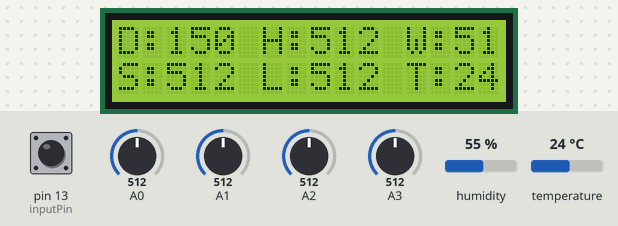
This sketch was run on a simulated Arduino Mega 2560, built with avr-gcc and run on an emulated ATmega2560. Shown: 16×2 character LCD. The test bench sets the inputs (shaded band); at power-on: temperature 24 °C, A0 = 512, A1 = 512, A2 = 512, A3 = 512, pin 13 (inputPin) HIGH, humidity 55 %.

Above: at 1.6 s.
1.7 s: temperature set to 12 °C
At 3.5 s:
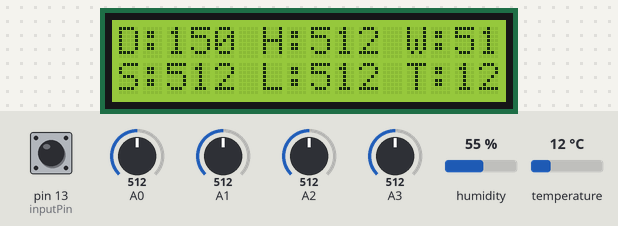
4.0 s: A0 set to 716
At 4.6 s:
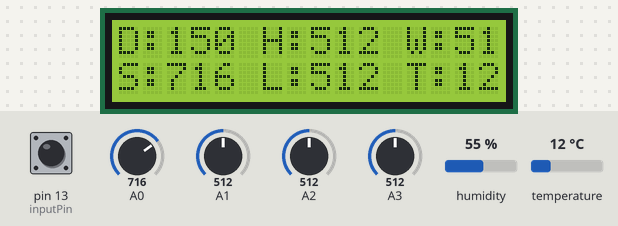
5.5 s: A1 set to 716
At 7.2 s:
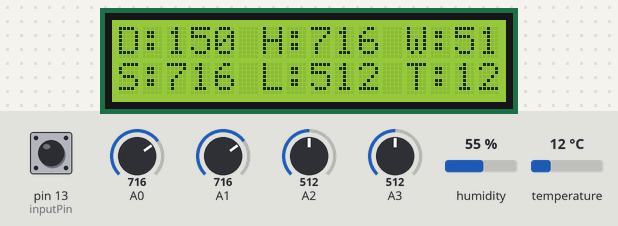
7.5 s: A2 set to 716
At 8.8 s:
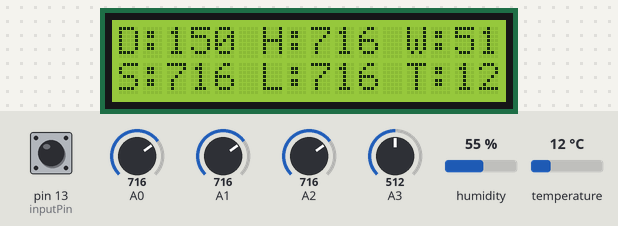
9.5 s: A3 set to 716
At 10.3 s:
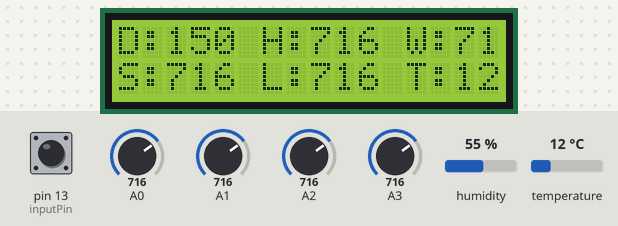
11.5 s: temperature set to 19 °C
At 13.5 s:
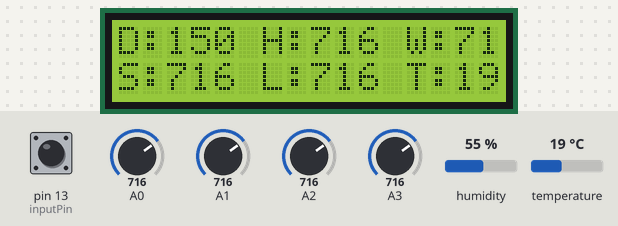
Timing chart, 0 to 15.0 s (numbered marks = the images above; inputs shaded):
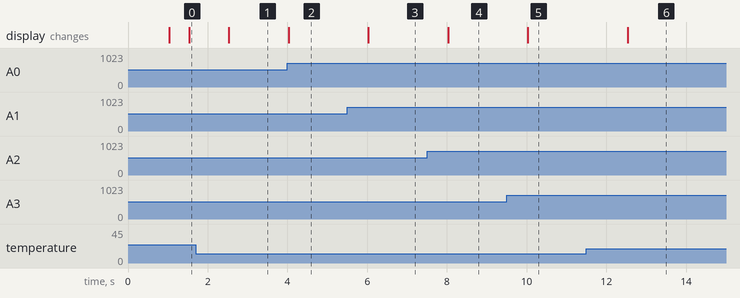

Measured:
- after the input at 1.7 s, the display: changes after 0.83 s (image 1)
- after the input at 4.0 s, the display: changes at once (image 2)
- after the input at 5.5 s, the display: changes after 0.53 s (image 3)
- after the input at 7.5 s, the display: changes after 0.53 s (image 4)
- after the input at 9.5 s, the display: changes after 0.53 s (image 5)
- after the input at 11.5 s, the display: changes after 1.0 s (image 6)

The sketch:

SmartGEMS.ino
```cpp
#include <dht11.h>
#include <LiquidCrystal.h>
#include <LedControl.h>
#include <binary.h>

DHT11 DHT(43);

const int rs = 25, en = 27, d4 = 29, d5 = 31, d6 = 33, d7 = 35;
// const int rs = 33, en = 31, d4 = 29, d5 = 27, d6 = 25, d7 = 23;
LiquidCrystal lcd(rs, en, d4, d5, d6, d7);
//5 4 43 41
const int light, water, soil, humidity, temperature;
int val = 0;
int inputPin = 13;               // Connect sensor to input pin 3
const int digitalOutPin1 = 41;
const int digitalOutPin2 = 7;
const int digitalOutPin3 = 9;
const int digitalOutPin4 = 8;
const int red = 2;
const int yellow = 3;
const int green = 4;
bool last_state = digitalRead(inputPin);
int state = 0;

LedControl lc=LedControl(10,12,11,1);

// delay time between faces
//unsigned long delaytime=1000;

byte he[1]= {B11111111};

void setup(){
  pinMode(inputPin, INPUT);     // declare pushbutton as input
  // Serial.println("DHT TEST PROGRAM ");
  // Serial.print("LIBRARY VERSION: ");
  // Serial.println();
  // Serial.println("Type,\tstatus,\tHumidity (%),\tTemperature (C)");
  lcd.begin(16, 2);
  Serial.begin(9600);

  lc.shutdown(0,false);
  // Set brightness to a medium value
  lc.setIntensity(0,1);
  // Clear the display
  lc.clearDisplay(0);
}

void drawFaces(){
  if (val == 0){
    lc.setRow(0,0,0);
    lc.setRow(0,1,0);
    lc.setRow(0,2,0);
    lc.setRow(0,3,0);
    lc.setRow(0,4,0);
    lc.setRow(0,5,0);
    lc.setRow(0,6,0);
    lc.setRow(0,7,0);
    //delay(delaytime);
  }
  else if (val == 1){
    lc.setRow(0,0,he[0]);
    lc.setRow(0,1,0);
    lc.setRow(0,2,0);
    lc.setRow(0,3,0);
    lc.setRow(0,4,0);
    lc.setRow(0,5,0);
    lc.setRow(0,6,0);
    lc.setRow(0,7,0);
    //delay(delaytime);
  }
  else if (val == 2){
    lc.setRow(0,0,he[0]);
    lc.setRow(0,1,he[0]);
    lc.setRow(0,2,0);
    lc.setRow(0,3,0);
    lc.setRow(0,4,0);
    lc.setRow(0,5,0);
    lc.setRow(0,6,0);
    lc.setRow(0,7,0);
    //delay(delaytime);
  }
  else if (val == 3){
    lc.setRow(0,0,he[0]);
    lc.setRow(0,1,he[0]);
    lc.setRow(0,2,he[0]);
    lc.setRow(0,3,0);
    lc.setRow(0,4,0);
    lc.setRow(0,5,0);
    lc.setRow(0,6,0);
    lc.setRow(0,7,0);
    //delay(delaytime);
  }
  else if (val == 4){
    lc.setRow(0,0,he[0]);
    lc.setRow(0,1,he[0]);
    lc.setRow(0,2,he[0]);
    lc.setRow(0,3,he[0]);
    lc.setRow(0,4,0);
    lc.setRow(0,5,0);
    lc.setRow(0,6,0);
    lc.setRow(0,7,0);
    //delay(delaytime);
  }
  else if (val == 5){
    lc.setRow(0,0,he[0]);
    lc.setRow(0,1,he[0]);
    lc.setRow(0,2,he[0]);
    lc.setRow(0,3,he[0]);
    lc.setRow(0,4,he[0]);
    lc.setRow(0,5,0);
    lc.setRow(0,6,0);
    lc.setRow(0,7,0);
    //delay(delaytime);
  }
  else if (val == 6){
    lc.setRow(0,0,he[0]);
    lc.setRow(0,1,he[0]);
    lc.setRow(0,2,he[0]);
    lc.setRow(0,3,he[0]);
    lc.setRow(0,4,he[0]);
    lc.setRow(0,5,he[0]);
    lc.setRow(0,6,0);
    lc.setRow(0,7,0);
    //delay(delaytime);
  }
  else if (val == 7){
    lc.setRow(0,0,he[0]);
    lc.setRow(0,1,he[0]);
    lc.setRow(0,2,he[0]);
    lc.setRow(0,3,he[0]);
    lc.setRow(0,4,he[0]);
    lc.setRow(0,5,he[0]);
    lc.setRow(0,6,he[0]);
    lc.setRow(0,7,0);
    //delay(delaytime);
  }
  else if (val == 8){
    lc.setRow(0,0,he[0]);
    lc.setRow(0,1,he[0]);
    lc.setRow(0,2,he[0]);
    lc.setRow(0,3,he[0]);
    lc.setRow(0,4,he[0]);
    lc.setRow(0,5,he[0]);
    lc.setRow(0,6,he[0]);
    lc.setRow(0,7,he[0]);
    //delay(delaytime);
  }
}

void loop(){
  // // DISPLAY DATA IN SERIAL
  // Serial.print(DHT.readTemperature(),1);
  // Serial.print(",");

  // //Serial.print("Water Level: ");
  // Serial.print(analogRead(0));
  // Serial.print(",");

  // //Serial.print("Soil Moisture Level: ");
  // Serial.print(analogRead(1));
  // Serial.print(",");

  // //Serial.print("Wind: ");
  // Serial.print(analogRead(3));
  // Serial.print(",");

  // //Serial.print("Light Intensity: ");
  // Serial.print(analogRead(2));
  // Serial.println(",");


  if (millis() % 2 == 0){
    int val = digitalRead(inputPin);
    if (state == 0){
      digitalWrite(digitalOutPin1, LOW);
      digitalWrite(digitalOutPin2, LOW);
      digitalWrite(digitalOutPin3, LOW);
      digitalWrite(digitalOutPin4, LOW);
      if (last_state != val){
        last_state = val;
        if (last_state == HIGH){
          state = 1;
        } else {
          state = 0;
        }
      }
    }
    else if (state == 1){
      digitalWrite(digitalOutPin1, HIGH);
      digitalWrite(digitalOutPin2, HIGH);
      digitalWrite(digitalOutPin3, LOW);
      digitalWrite(digitalOutPin4, LOW);
      if (last_state != val){
        last_state = val;
        // printf("here");
        if (last_state == HIGH){
          // printf("in");
          state = 2;
        } else {
          state = 1;
        }
      }
    }
    else if (state == 2){
      digitalWrite(digitalOutPin1, HIGH);
      //Serial.print(digitalRead(digitalOutPin1));
      digitalWrite(digitalOutPin2, HIGH);
      digitalWrite(digitalOutPin3, HIGH);
      digitalWrite(digitalOutPin4, HIGH);
      if (last_state != val){
        last_state = val;
        if (last_state == HIGH){
          state = 0;
        } else {
          state = 2;
        }
      }
    }
  }

  if (millis() % 1000 == 0){
    // DISPLAY DATA ON LCD
    lcd.setCursor(0, 0);
    lcd.print("D:");
    lcd.setCursor(2, 0);
    lcd.print("150");

    lcd.setCursor(6, 0);
    lcd.print("H:");
    lcd.setCursor(8, 0);
    lcd.print(analogRead(1));

    lcd.setCursor(12, 0);
    lcd.print("W:");
    lcd.setCursor(14, 0);
    lcd.print(analogRead(3));

    lcd.setCursor(0, 1);
    lcd.print("S:");
    lcd.setCursor(2, 1);
    lcd.print(analogRead(0));

    lcd.setCursor(6, 1);
    lcd.print("L:");
    lcd.setCursor(8, 1);
    lcd.print(analogRead(2));

    lcd.setCursor(12, 1);
    lcd.print("T:");
    lcd.setCursor(14, 1);
    lcd.print(DHT.readTemperature());

    // if (analogRead(2) > 500){
    // }

  }
}
```
